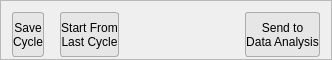
      <widget class="QFrame" name="frame">
       <property name="minimumSize">
        <size>
         <width>0</width>
         <height>60</height>
        </size>
       </property>
       <property name="maximumSize">
        <size>
         <width>16777215</width>
         <height>60</height>
        </size>
       </property>
       <property name="frameShape">
        <enum>QFrame::StyledPanel</enum>
       </property>
       <property name="frameShadow">
        <enum>QFrame::Raised</enum>
       </property>
       <layout class="QHBoxLayout" name="horizontalLayout_2">
        <item>
         <widget class="QPushButton" name="save_segment_btn">
          <property name="minimumSize">
           <size>
            <width>0</width>
            <height>45</height>
           </size>
          </property>
          <property name="font">
           <font>
            <family>Segoe UI</family>
            <pointsize>9</pointsize>
           </font>
          </property>
          <property name="focusPolicy">
           <enum>Qt::NoFocus</enum>
          </property>
          <property name="styleSheet">
           <string notr="true">QPushButton {
		background-color: rgb(230, 230, 230);
	    border: 1px solid rgb(171, 171, 171);
		border-radius: 3px;
}

QPushButton::hover{
	background-color: rgb(253, 253, 253);
	border: 1px raised;
	border-radius: 5px;
}</string>
          </property>
          <property name="text">
           <string>Save
Cycle</string>
          </property>
         </widget>
        </item>
        <item>
         <spacer name="horizontalSpacer_3">
          <property name="orientation">
           <enum>Qt::Horizontal</enum>
          </property>
          <property name="sizeType">
           <enum>QSizePolicy::Fixed</enum>
          </property>
          <property name="sizeHint" stdset="0">
           <size>
            <width>10</width>
            <height>20</height>
           </size>
          </property>
         </spacer>
        </item>
        <item>
         <widget class="QPushButton" name="new_segment_btn">
          <property name="minimumSize">
           <size>
            <width>0</width>
            <height>45</height>
           </size>
          </property>
          <property name="font">
           <font>
            <family>Segoe UI</family>
            <pointsize>9</pointsize>
           </font>
          </property>
          <property name="styleSheet">
           <string notr="true">QPushButton {

		background-color: rgb(230, 230, 230);
	    border: 1px solid rgb(171, 171, 171);
		border-radius: 3px;

}

QPushButton::hover{
	background: rgb(253, 253, 253);
	border: 1px raised;
	border-radius: 5px;
}</string>
          </property>
          <property name="text">
           <string>Start From
Last Cycle</string>
          </property>
         </widget>
        </item>
        <item>
         <spacer name="horizontalSpacer">
          <property name="orientation">
           <enum>Qt::Horizontal</enum>
          </property>
          <property name="sizeType">
           <enum>QSizePolicy::Preferred</enum>
          </property>
          <property name="sizeHint" stdset="0">
           <size>
            <width>120</width>
            <height>20</height>
           </size>
          </property>
         </spacer>
        </item>
        <item>
         <widget class="QPushButton" name="align_seg_btn">
          <property name="minimumSize">
           <size>
            <width>0</width>
            <height>45</height>
           </size>
          </property>
          <property name="font">
           <font>
            <family>Segoe UI</family>
            <pointsize>9</pointsize>
           </font>
          </property>
          <property name="styleSheet">
           <string notr="true">QPushButton {

		background-color: rgb(230, 230, 230);
	    border: 1px solid rgb(171, 171, 171);
		border-radius: 3px;

}

QPushButton::hover{
	background: rgb(253, 253, 253);
	border: 1px raised;
	border-radius: 5px;
}</string>
          </property>
          <property name="text">
           <string>Send to
Data Analysis</string>
          </property>
         </widget>
        </item>
       </layout>
      </widget>
